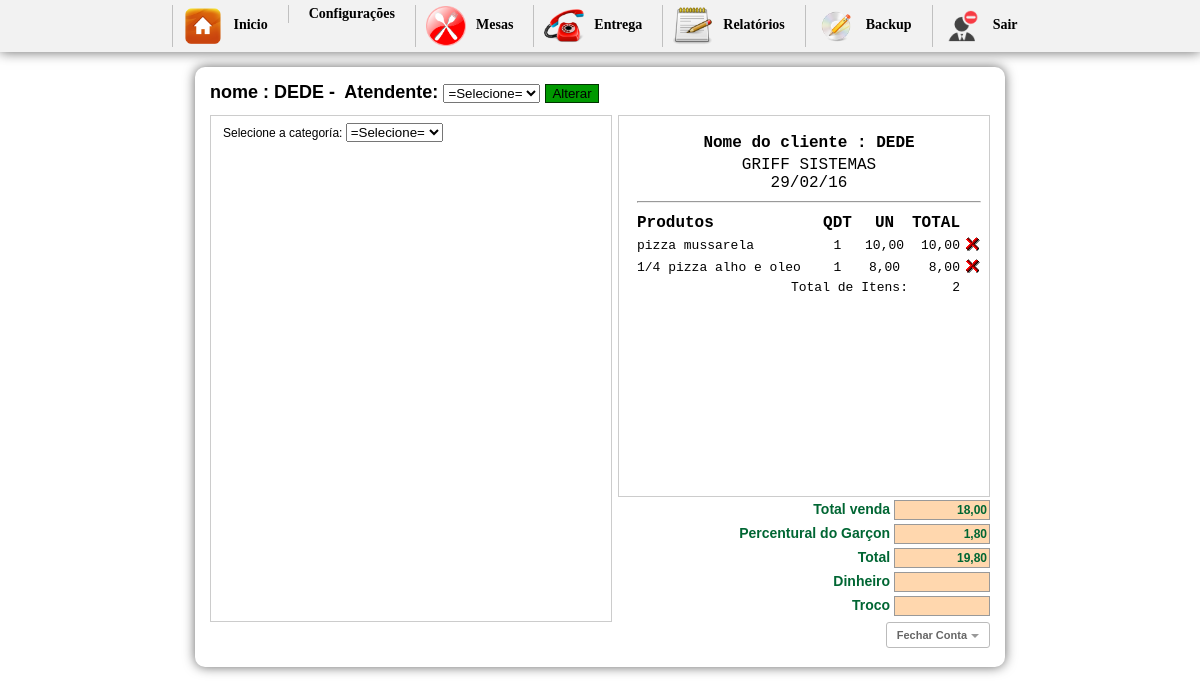
The page /inicio2.php?btn=vendapedido&id_mesa=41&idGarcon=0 (signed in) on the database as committed earlier.
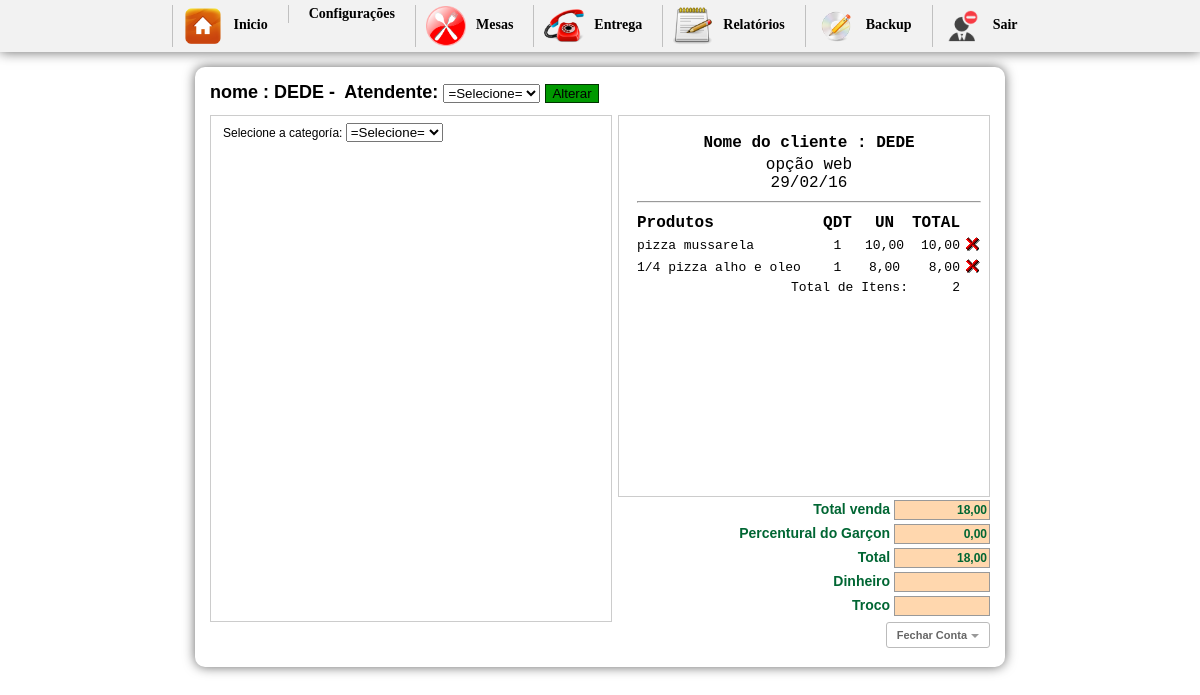
The same page on the database as committed later.
### tables this page shows
CREATE TABLE `config` (
  `id_conf` int(30) NOT NULL,
  `empresa` varchar(200) NOT NULL,
  `telefone` varchar(30) NOT NULL,
  `pgarcon` int(10) NOT NULL,
  `ativo` int(2) NOT NULL
);

### vendapedido.php (the view, shortened to what the changed rows need)
<?php require_once('Connections/sistema.php'); ?>
<?php
if (!function_exists("GetSQLValueString")) {
function GetSQLValueString($theValue, $theType, $theDefinedValue = "", $theNotDefinedValue = "")
{
  $theValue = function_exists("mysql_real_escape_string") ? mysql_real_escape_string($theValue) : mysql_escape_string($theValue);
  switch ($theType) {
    case "long":
    case "int":
      $theValue = ($theValue != "") ? intval($theValue) : "NULL";
      break;
  }
  return $theValue;
}
}
$colname_Recordset1 = "-1";
if (isset($_GET['id_mesa'])) {
  $colname_Recordset1 = $_GET['id_mesa'];
}
$query_Recordset1 = sprintf("SELECT * FROM pedido WHERE id_mesa = %s", GetSQLValueString($colname_Recordset1, "int"));
$Recordset1 = mysql_query($query_Recordset1, $sistema) or die(mysql_error());
$row_Recordset1 = mysql_fetch_assoc($Recordset1);
$numero = $_GET['id_mesa'];
?>
<?php
  $sql1 = mysql_query("SELECT * FROM pedido WHERE id_mesa ='$numero'") or die(mysql_error());
  $cont1 = mysql_fetch_array($sql1);
  $sit = $cont1['situacao'];
  ?>
<h1>
<form action="" method="post" enctype="multipart/form-data">
nome : <?php echo $row_Recordset1['nome']; ?>&nbsp-&nbsp;
Atendente:
<select name="nomeGarcon">
<option value="0">=Selecione=</option>
</select>
<?php if($sit == "0"){?>
<input name="ok" type="submit" value="Abrir pedido" style="background-color: #F30; border:1px solid #9B0000;" />
<?php }else{ ?>
<input name="ok" type="submit" value="Alterar" style=" background-color:#090; border:1px solid #030;" />
<?php } ?>
</form>
</h1>
<div id="boxprodutos"><br/>
<?php if($sit == "1"){
include "selecionacat2.php";
} ?>
</div>
<div id="box">
	<div id="comentarios">
    <table width="100%" border="0" class="inputs">
  <tr>
 <?php $n = mysql_query("SELECT * FROM config");
 	$a = mysql_fetch_array($n);
 ?>
  <td align="center" style="font-size:16px;"><strong>Nome do cliente : <?php echo $row_Recordset1['nome']; ?></strong></td>
  </tr>
  <tr>
    <td align="center" style="font-size:16px;"><?php echo $a['empresa'] ?><br/> <?php echo date("d/m/y") ?></td>
    </tr>
    <tr>
    <td><hr/></td>
    </tr>
</table>
    <table width="100%">
    <tr>
	  <td  style="font-size:16px;"><strong>Produtos</strong></td>
      <td width="13%" align="center" style="font-size:16px;"><strong>QDT</strong></td>
      <td width="15%" align="center" style="font-size:16px;"><strong>UN</strong></td>
	  <td align="center" style="font-size:16px;"><strong>TOTAL</strong></td>
	  <td align="center">&nbsp;</td>
	  </tr>
	<?php
	$carrinho = mysql_query("SELECT *, SUM(qtd) AS qt,SUM(preco) AS pr FROM entrega WHERE id_mesa='$numero' AND situacao='1' GROUP BY cod") or die(		mysql_error());
	$contar = mysql_num_rows($carrinho);
	if($contar == 0){
		echo "";
	}else{
		while($res = mysql_fetch_array($carrinho)){
			$id           	= $res['id'];
			$nome  			= $res['nome'];
			$preco       	= $res['pr'];
			$qtd		 	= $res['qt'];
			$unitario		= $res['preco'];
			$id_mesa		= $res['id_mesa'];
			$itens +=$qtd;
			$total += $preco;
	?>
	<tr class="fontcomanda">
    <td width="60%" align="left">
    <a href="cozinha.php?id_mesa=<?php echo $id_mesa ?>&nome=<?php echo $nome; ?>"  title="Imprimir"
    onclick="Cozinha(this.href,'nomeJanela','350','600','yes');return false" class="fontcomanda"><?php echo $nome; ?></a>
    </td>
    <td align="center" ><?php echo $qtd; ?></td>
    <td align="center" ><?php echo  str_replace(".",",",$unitario); ?></td>
    <td width="10%" align="right"><?php echo number_format($preco, 2, ',', '.'); ?></td>
    <td width="2%" align="right">
    <a href="inicio2.php?btn=vendapedido&retira=produto&id=<?php echo $id ?>&id_mesa=<?php echo $numero ?>"><img src="imagens/icone_delete.gif" width="17" height="18" border="0" /></a>
    </td>
    </tr>
     <?php
		}
	}
	?>
	<tr class="fontcomanda">
	  <td colspan="3" align="right">Total de Itens:</td>
	  <td align="right"><?php echo $itens ?></td>
	  <td align="right">&nbsp;</td>
	  </tr>
    </table>
 <div id="formulario">
    <?php $totals = number_format($total, 2, ',', '.'); ?>
<form name="formulario" action="" method="post" enctype="multipart/form-data">
            <span class="valores">Total venda </span>
        <input name="total" type="text" value="<?php echo $totals ?>" size="8" maxlength="6" class="calc" readonly="true"/><br/>
        	<?php
			$g = mysql_query("SELECT * FROM config") or die(mysql_error());
			$w = mysql_fetch_array($g);
			$ativo = $w['ativo'];
			$percentual = $w['pgarcon'];
			if($ativo == 1){
			$porcento_garcon = $percentual;
			}else{
			$porcento_garcon = 0;
			}
				$pgarcon = $total * $porcento_garcon / 100;
				$somatotal = $total + $pgarcon;
			?>
                <span class="valores">Percentural do Garçon </span>
                <input name="garconP" type="text" class="calc" id="garconP" value="<?php echo number_format($pgarcon, 2, ',', '.'); ?>"/><br/>
                <span class="valores">Total </span>
                <input name="somatotal" type="text" class="calc" id="somatotal" value="<?php echo number_format($somatotal, 2, ',', '.'); ?>"/><br/>
        <span class="valores">Dinheiro </span>
        <input name="dinheiro" type="text" size="8"  class="calc" onkeyup="javascript:operacao('')" id="dinheiro-1"/><br/>
            <span class="valores">Troco </span>
            <input name="troco" type="text" class="calc" size="8" maxlength="8" readonly="true"/><br/>
      </form>
      <br/>
      <?php
	  $mesas = $_GET['id_mesa'];
	  ?>
      <a href="imprimepedido.php?id_mesa=<?php echo $mesas;?>&pgarcon=<?php echo $pgarcon?>&somatotal=<?php echo $somatotal ?>"
  onclick="NovaJanela(this.href,'nomeJanela','750','600','yes');return false" class="button">
  Fechar Conta</a>
      </div>
  </div>
</div>

Rows that differ between the two databases and show on the page:
changed config: empresa "GRIFF SISTEMAS" → "opção web"; garconP "1,80" → "0,00"; somatotal "19,80" → "18,00"
